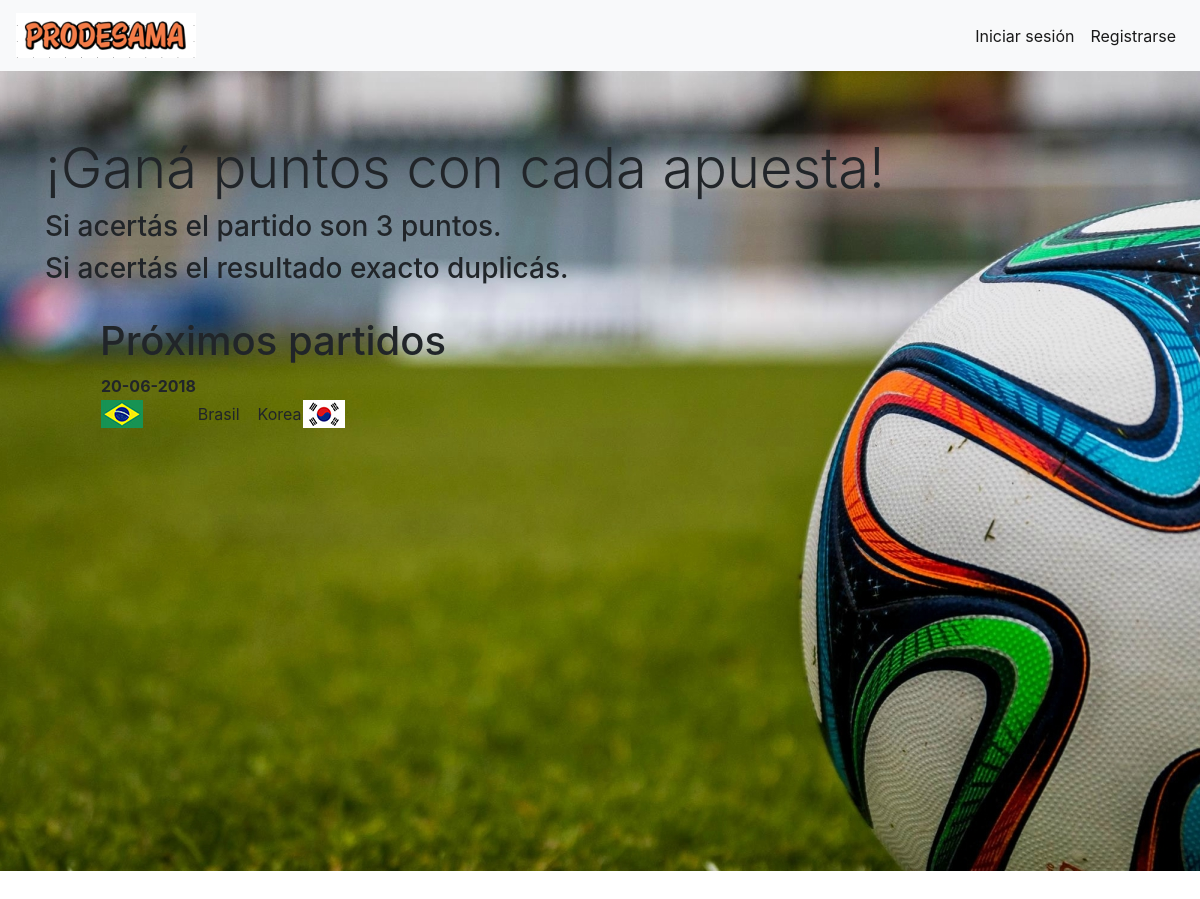
/, run on an earlier commit of the app's database.
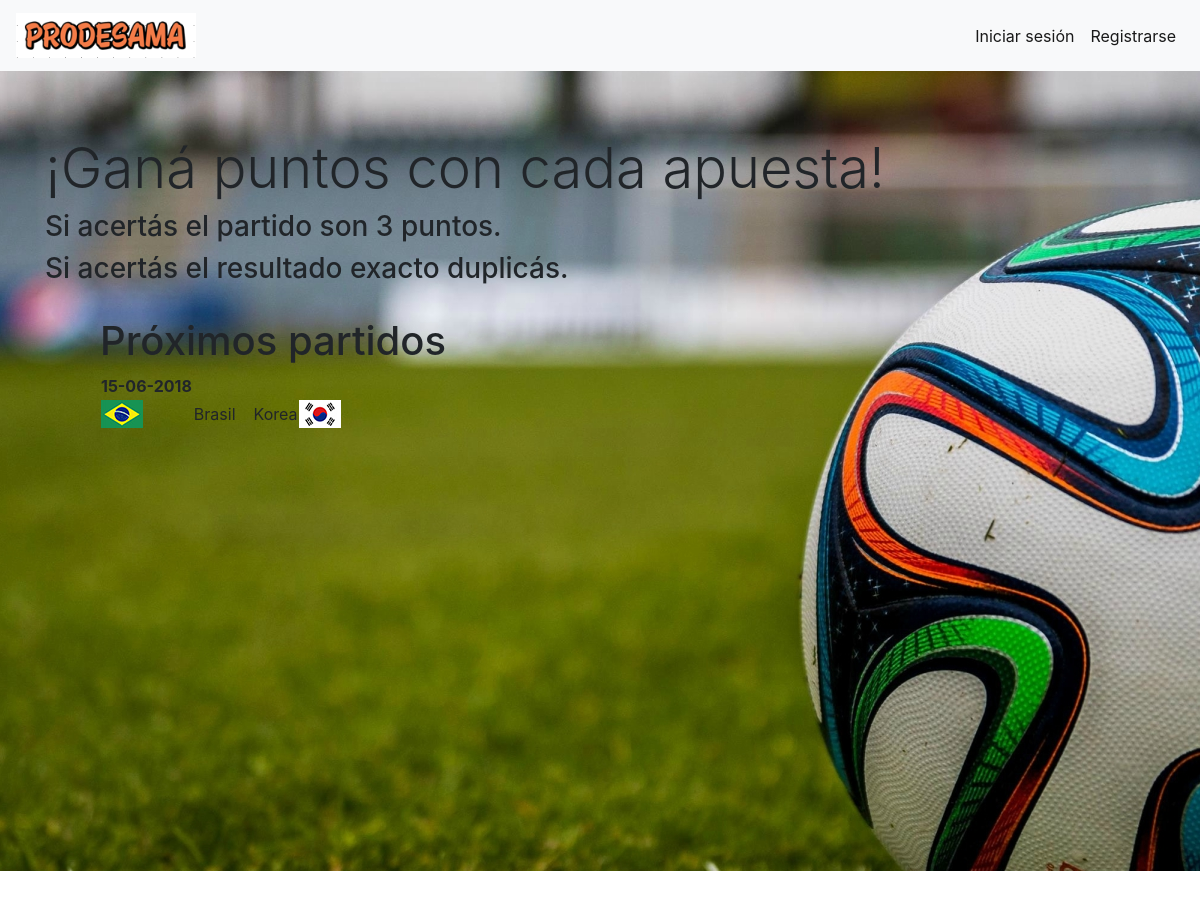
And on a later commit of the database.
### prode/models.py (models this page shows, shortened)
class Match(models.Model):
    start = models.DateTimeField()
    end = models.DateTimeField()
    team1 = models.ForeignKey(Team, on_delete=models.CASCADE, related_name='+')
    team2 = models.ForeignKey(Team, on_delete=models.CASCADE, related_name='+')
    team1_score = models.PositiveIntegerField(default=0)
    team2_score = models.PositiveIntegerField(default=0)

class Team(models.Model):
    name = models.CharField(max_length=50)
    flag = models.ImageField(upload_to='prode/images/flags/')

### prode/views.py (the view)
# urls.py: path('', views.MatchView.as_view(), name='index'),
class MatchView(generic.ListView):
    template_name = 'prode/index.html'
    context_object_name = 'match_list'
    def get_queryset(self):
        return Match.objects.filter(end__gte=timezone.now()).order_by('start')

### prode/templates/prode/index.html
{% extends "prode/base.html" %}
{% load static %}
{% block body_block %}
<div class="jumbotron jumbotron-fluid" style="background-size: 100%; background: url({% static 'prode/images/pelota.jpg' %})no-repeat center; min-height: 100vh;">
    <div class="container">
        <h1 class="display-4">¡Ganá puntos con cada apuesta!</h1>
        <h3 class="display-6">Si acertás el partido son 3 puntos.</h2>
        <h3 class="display-6">Si acertás el resultado exacto duplicás.</h2>
    </div>
    <br>
    <div style="position: absolute; left: 100px">
        <h1>Próximos partidos</h1>
            <div class="lista-proximos-partidos">
            <table>
                {% for match in match_list %}
                    <tr>
                        <th>{{ match.start|date:'d-m-Y' }}</th>
                    </tr>
                    <tr>
                        <td><img src="{{ 'static/' }}{{ match.team1.flag }}" alt="Bandera"></td>
                        <td>{{ match.team1.name }}</td>
                        <td></td>
                        <td></td>
                        <td></td>
                        <td></td>
                        <td></td>
                        <td></td>
                        <td></td>
                        <td></td>
                        <td>{{ match.team2.name }}</td>
                        <td><img src="{{ 'static/' }}{{ match.team2.flag }}" alt="Bandera"></td>
                    </tr>
                {% endfor %}
            </table>
        </div>
    </div>
</div>
{% endblock %}

What changed in the data, as far as the page shows it:
changed Match "Brasil": start "20-06-2018" → "15-06-2018"
